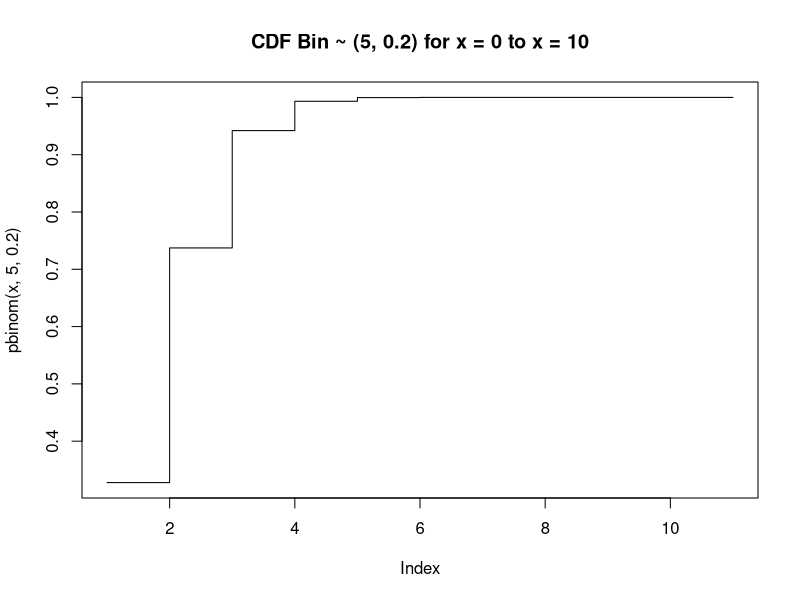
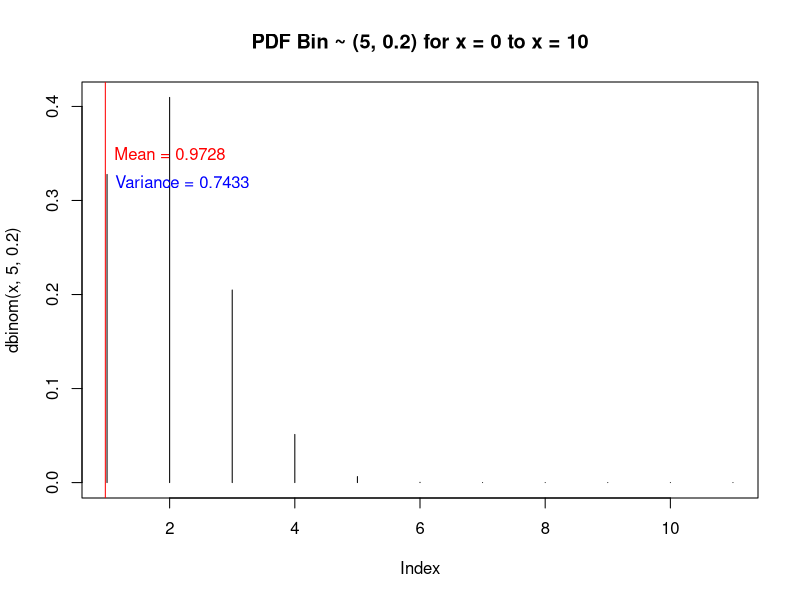
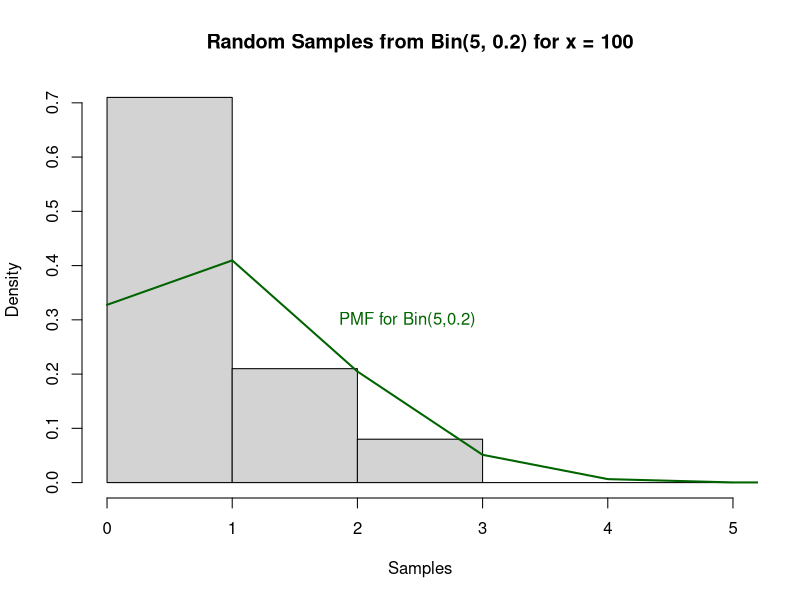
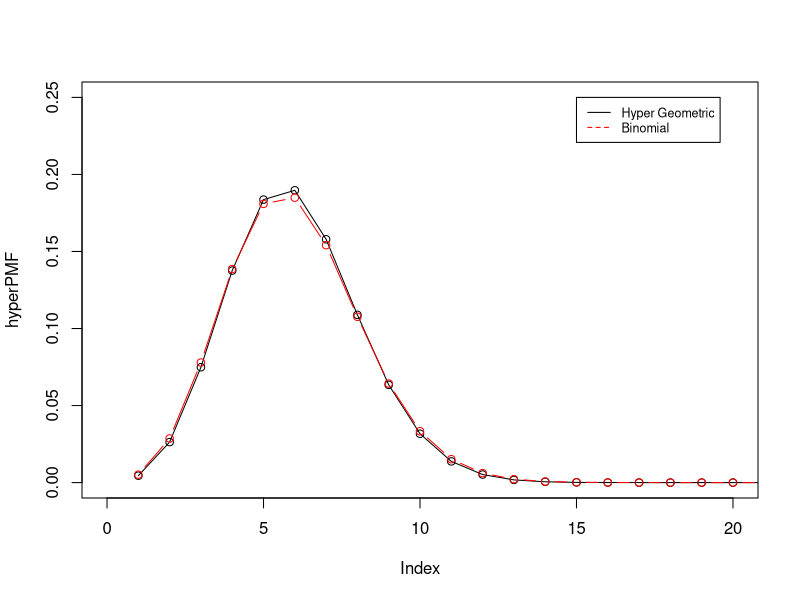
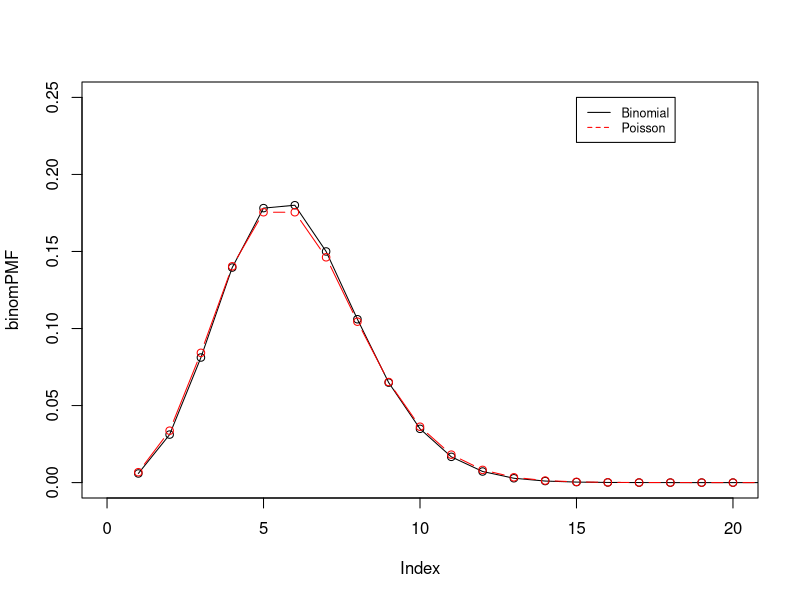
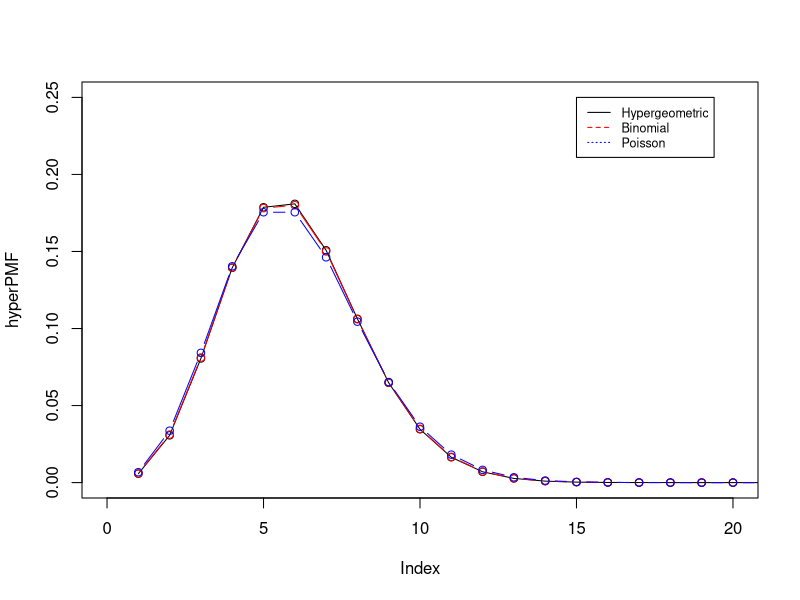

These charts were generated, in order, by the following R code:
## ---- chunk 1
#binomial pdf
dbinom(3,5,0.2)
## ---- chunk 2
choose(5,3)*(0.2)^3*(0.8)^2
## ---- chunk 3
#binomial cdf
pbinom(3,5,0.2)
## ---- chunk 4
choose(5,0)*(0.2)^0*(0.8)^(5) + choose(5,1)*(0.2)^1*(0.8)^(4) + choose(5,2)*(0.2)^2*(0.8)^(3) + choose(5,3)*(0.2)^3*(0.8)^(2)
## ---- chunk 5
library(dplyr)
library(ggplot2)


x= 0:10
plot(pbinom(x,5,0.2), type = "s", main = "CDF Bin ~ (5, 0.2) for x = 0 to x = 10")



# expectation
x = c(0, 1, 2, 3)
prob = dbinom(x,5,0.2)*x
E = sum(prob)

# variance
prob2 =dbinom(x,5,0.2)*x^2
V = sum(prob2)-(sum(prob)^2)

x= 0:10
plot(dbinom(x,5,0.2), type = "h", main = "PDF Bin ~ (5, 0.2) for x = 0 to x = 10")
abline(v = E, col = "red")

text(2, 0.35, "Mean = 0.9728", col = "red")
text(2.2, 0.32, "Variance = 0.7433", col = "blue")


## ---- chunk 6
# hypergeometric pdf
dhyper(2,4,6,5)
(choose(4,2)*choose(6,3))/choose(10,5)

# hypergeometric cdf
phyper(2,4,6,5) 
(choose(4,0)*choose(6,5))/choose(10,5) +(choose(4,1)*choose(6,4))/choose(10,5)+
(choose(4,2)*choose(6,3))/choose(10,5)

## ---- chunk 7
#Poisson pdf
dpois(0,5/2)
(exp(-5/2)*(5/2)^0)/factorial(0)

#Poisson cdf
ppois(1,5/2)
(exp(-5/2)*(5/2)^0)/factorial(0) + (exp(-5/2)*(5/2)^1)/factorial(1)
## ---- chunk 8

Samples = rbinom(100, 5, 0.2)
hist(Samples, breaks = 0:5.5, probability = TRUE, main = "Random Samples from Bin(5, 0.2) for x = 100")
lines(x, dbinom(x,5,0.2), col = "darkgreen", lwd = 2)
text(2.4, 0.3, "PMF for Bin(5,0.2)", col = "darkgreen")

## ---- chunk 9

# Plot the PMF of a Hyergeometric Random Variable with the PMF of a Binomial Random Variable that could be used to approximate it

x <- 0:20

N=1000  # Population size 1000
m=100   # 100 correct choices
n=50    # Sample size 50

# Probability of x successes in 50 trials with 1000 choices, 100 of them correct.
hyperPMF <- dhyper(x, m, N-m, n)

# Probability of x successes in 50 trials with prob 0.1
binomPMF <- dbinom(x, n, m/N)

# Plot both functions
plot(hyperPMF, xlim = c(0, 20), ylim = c(0, 0.25), col='black', type='o')
points(binomPMF, xlim = c(0, 20), ylim = c(0, 0.25), col='red', type='b')
legend(15, 0.25, legend=c("Hyper Geometric", "Binomial"), 
       col=c("black", "red"), lty=1:2, cex=.75)
## ---- chunk 10

# Plot the PMF of a Binomial Random Variable with the PMF of a Poisson Random Variable that could be used to approximate it

x <- 0:20

n=100   # Sample size 100
p=0.05  # Probability 0.05

# Probability of x successes in 50 trials with prob 0.1
binomPMF <- dbinom(x, n, p)

# Probability of x occurances with an occurance rate of 10
poisPMF <- dpois(x, n*p)

# Plot both functions
plot(binomPMF, xlim = c(0, 20), ylim = c(0, 0.25), col='black', type='o')
points(poisPMF, xlim = c(0, 20), ylim = c(0, 0.25), col='red', type='b')
legend(15, 0.25, legend=c("Binomial", "Poisson"), 
       col=c("black", "red"), lty=1:2, cex=.75)
## ---- chunk 11

# Plot the PMF of a Binomial Random Variable with the PMF of a Poisson Random Variable that could be used to approximate it

x <- 0:20

N=10000  # Population size 10000
m=500    # 500 correct choices
n=100    # Sample size 100

# Probability of x successes in 50 trials with 1000 choices, 100 of them correct.
hyperPMF <- dhyper(x, m, N-m, n)

# Probability of x successes in 50 trials with prob 0.1
binomPMF <- dbinom(x, n, m/N)

# Probability of x occurances with an occurance rate of 10
poisPMF <- dpois(x, n*(m/N))

# Plot all three functions
plot(hyperPMF, xlim = c(0, 20), ylim = c(0, 0.25), col='black', type='o')
points(binomPMF, xlim = c(0, 20), ylim = c(0, 0.25), col='red', type='b')
points(poisPMF, xlim = c(0, 20), ylim = c(0, 0.25), col='blue', type='b')
legend(15, 0.25, legend=c("Hypergeometric", "Binomial", "Poisson"), 
       col=c("black", "red", "blue"), lty=1:3, cex=.75)
